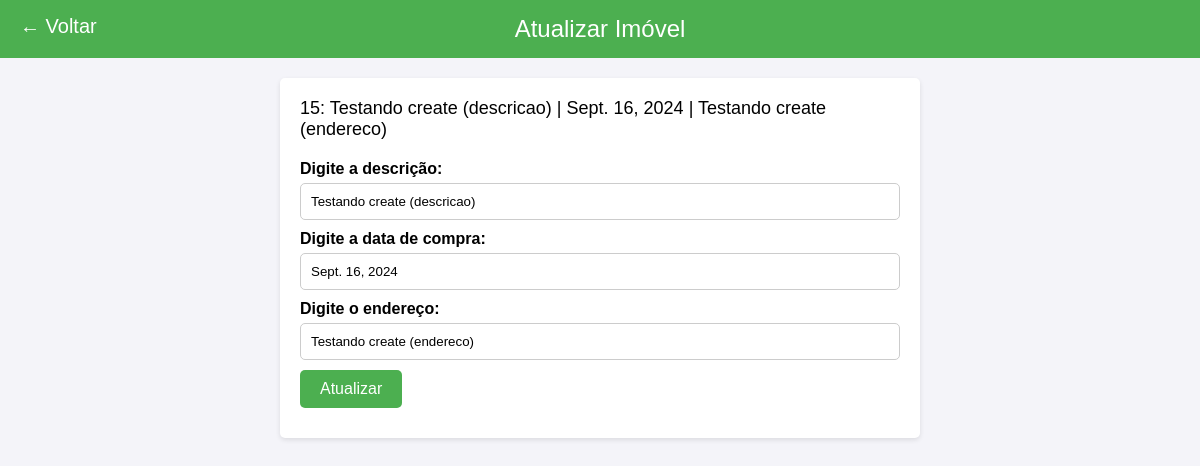
Page /imoveis/editar/15 on the committed database.
### imoveis/models.py (models this page shows, shortened)
class Imovel(models.Model):
  descricao = models.CharField(max_length=100)
  dataCompra = models.DateField()
  endereco = models.CharField(max_length=100)

### imoveis/views.py (the view)
# urls.py: path('editar/<int:id>', editar, name='editar'),
def editar(request, id):
  imovel = Imovel.objects.get(id=id)
  return render(request, 'update.html', {'imovel':imovel})

### imoveis/templates/update.html (shortened to what this page needs)
<!DOCTYPE html>
<html lang="en">
<head>
</head>
<body>
<header>
  <a href="{% url 'home' %}" style="color: white; text-decoration: none; font-size: 20px; position: absolute; left: 20px;">&#8592; Voltar</a>
  <span style="text-align: center; display: block;">Atualizar Imóvel</span>
</header>
<div class="container">
  <div class="info">
    {{imovel.id}}: {{imovel.descricao}} | {{imovel.dataCompra}} | {{imovel.endereco}}
  </div>
  <form action="{% url 'update' imovel.id %}" method="POST">
    <p>
      <label>Digite a descrição: </label>
      <input type="text" name="descricao" value="{{imovel.descricao}}" required>
    </p>
    <p>
      <label>Digite a data de compra: </label>
      <input type="text" name="dataCompra" value="{{ imovel.dataCompra }}" required>
    </p>
    <p>
      <label>Digite o endereço: </label>
      <input type="text" name="endereco" value="{{imovel.endereco}}" required>
    </p>
    <p>
      <button type="submit">Atualizar</button>
    </p>
  </form>
</div>
</body>
</html>

### imoveis/templates/update.html (style rules this page uses)
body { font-family: Arial, sans-serif; background-color: #f4f4f9; margin: 0; padding: 0; }
header { background-color: #4CAF50; color: white; padding: 15px; text-align: center; font-size: 24px; }
.container { margin: 20px auto; padding: 20px; background-color: white; border-radius: 5px; box-shadow: 0 2px 5px rgba(0, 0, 0, 0.1); max-width: 600px; }
.info { font-size: 18px; margin-bottom: 20px; }
form p { margin: 10px 0; }
label { display: block; margin-bottom: 5px; font-weight: bold; }
input[type="text"] { width: 100%; padding: 10px; border: 1px solid #ccc; border-radius: 5px; box-sizing: border-box; }
button[type="submit"] { background-color: #4CAF50; color: white; border: none; padding: 10px 20px; border-radius: 5px; cursor: pointer; font-size: 16px; }

### rows in the picture
Imovel: id "15", descricao "Testando create (descricao)", dataCompra "Sept. 16, 2024", endereco "Testando create (endereco)"
